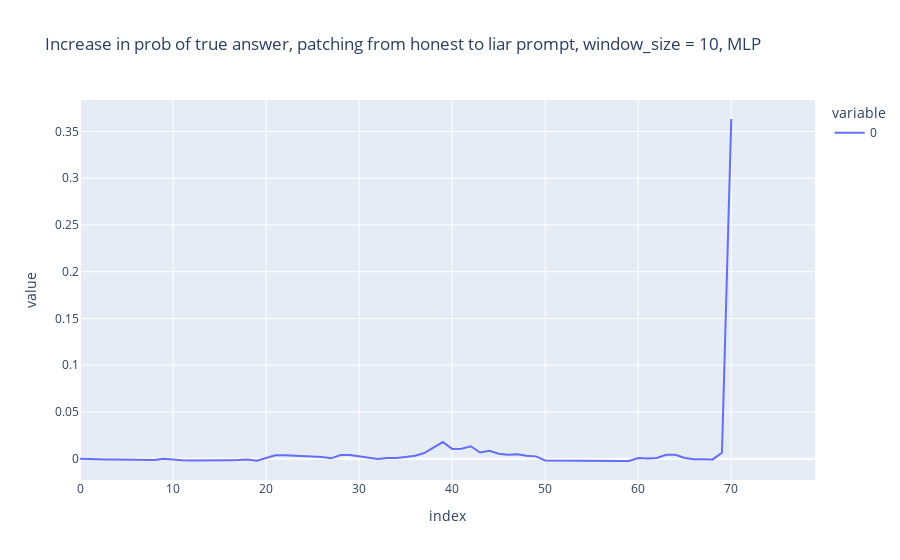

Notebook code cell kept with this figure:
### Code cell
px.line(mean_dict(layer_to_prob_diffs).values(), title = "Increase in prob of true answer, patching from honest to liar prompt, window_size = 10, MLP")

### Figure 1 — Plotly figure (JSON) as saved in the notebook; plotly's stock layout.template omitted (floating-point values rounded to 4 significant figures)
{"data": [{"hovertemplate": "variable=0<br>index=%{x}<br>value=%{y}<extra></extra>", "legendgroup": "0", "line": {"color": "#636efa", "dash": "solid"}, "marker": {"symbol": "circle"}, "mode": "lines", "name": "0", "orientation": "v", "showlegend": true, "type": "scatter", "x": [0, 1, 2, 3, 4, 5, 6, 7, 8, 9, 10, 11, 12, 13, 14, 15, 16, 17, 18, 19, 20, 21, 22, 23, 24, 25, 26, 27, 28, 29, 30, 31, 32, 33, 34, 35, 36, 37, 38, 39, 40, 41, 42, 43, 44, 45, 46, 47, 48, 49, 50, 51, 52, 53, 54, 55, 56, 57, 58, 59, 60, 61, 62, 63, 64, 65, 66, 67, 68, 69, 70, 71, 72, 73, 74, 75, 76, 77, 78, 79], "xaxis": "x", "y": [-0.0001214, -0.0005407, -0.0006569, -0.0007719, -0.0007388, -0.0008998, -0.001585, -0.002027, -0.001494, 4.432e-07, -0.001142, -0.00163, -0.001996, -0.002051, -0.002152, -0.002125, -0.001547, -0.001355, -0.0007549, -0.002162, 0.0004855, 0.003658, 0.00361, 0.003212, 0.0029, 0.002459, 0.001808, 0.0004114, 0.003921, 0.003874, 0.002627, 0.001082, -0.0002533, 0.000661, 0.0007232, 0.00186, 0.003082, 0.006071, 0.01241, 0.01784, 0.01051, 0.0107, 0.01333, 0.006624, 0.008574, 0.005422, 0.004343, 0.0048, 0.00307, 0.002512, -0.001793, -0.001824, -0.001571, -0.002137, -0.002123, -0.001659, -0.001499, -0.002021, -0.002349, -0.002442, 0.000736, 0.0002027, 0.0008222, 0.004285, 0.00423, 0.0007139, -0.0004488, -0.0004706, -0.0007174, 0.006301, 0.3633, null, null, null, null, null, null, null, null, null], "yaxis": "y"}], "layout": {"legend": {"title": {"text": "variable"}, "tracegroupgap": 0}, "title": {"text": "Increase in prob of true answer, patching from honest to liar prompt, window_size = 10, MLP"}, "xaxis": {"anchor": "y", "domain": [0, 1], "title": {"text": "index"}}, "yaxis": {"anchor": "x", "domain": [0, 1], "title": {"text": "value"}}}}
